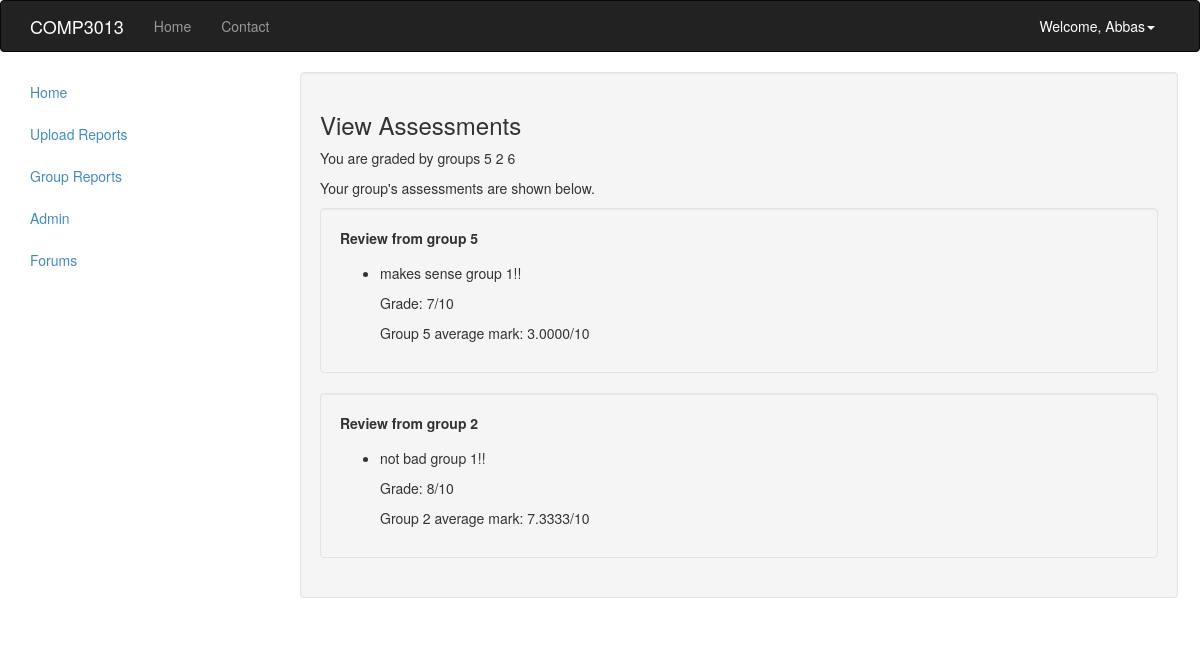
Screenshot of /assessments.php (signed in) with the database file from the repository.
### tables this page shows
CREATE TABLE `groupassignments` (
  `groupID` int(11) NOT NULL,
  `assignedTo` int(11) NOT NULL
);

CREATE TABLE `grade` (
  `gradeID` int(11) NOT NULL AUTO_INCREMENT,
  `submissionID` int(11) NOT NULL,
  `grade` int(11) NOT NULL,
  `comments` varchar(300) NOT NULL,
  `byGroup` int(11) NOT NULL,
  PRIMARY KEY (`gradeID`)
);

### assessments.php (the view, shortened to what this page needs)
<?php
require "header.php";
$connection = mysqli_connect('eu-cdbr-azure-west-b.cloudapp.net','b6526a64c19791','5d020f59','comp3013')
	 or die('Error1' . mysqli_error($connection));
$userID = $_SESSION['userID'];
$userID =  mysqli_real_escape_string($connection, $userID);
	 $query1 = "
                SELECT groupID
                FROM users
          	WHERE userID=$userID
	        ";
$result1 = mysqli_query($connection,$query1) or die('Error1' . mysqli_error($connection));
$row1 = mysqli_fetch_assoc($result1);
$groupID = $row1['groupID'];
$groupID =  mysqli_real_escape_string($connection, $groupID);
$query = "
        SELECT grade, comments, byGroup
        FROM grade
        INNER JOIN groupassignments
	ON grade.byGroup = groupassignments.groupID
	INNER JOIN submissions
        ON grade.submissionID = submissions.submissionID
        WHERE groupassignments.assignedTo = $groupID AND submissions.groupID = $groupID
        ";
$result = mysqli_query($connection,$query) or die('Error2' . mysqli_error($connection));
  		$query2 = "
		SELECT groupID
		FROM groupassignments
		WHERE assignedTo = $groupID
		";
$result2 = mysqli_query($connection,$query2) or die('Error' . mysqli_error($connection));
	echo '<p><h3>View Assessments</h3></p>'.'You are graded by groups ';
while($row2 = mysqli_fetch_assoc($result2)){
	echo $row2['groupID']. ' ';
}
echo "Your group's assessments are shown below.". "<p></p>";
  	while($row = mysqli_fetch_assoc($result)){
  		$byGroup = $row['byGroup'];
  		echo '<div class="well">
  		 	<label> Review from group '. $byGroup . ' </label><p></p>';
  		$byGroup =  mysqli_real_escape_string($connection, $byGroup);
  		$query3 = "
  			SELECT AVG(grade) as averageMark
  			FROM grade
  			WHERE byGroup = $byGroup
  			GROUP BY byGroup
  		";
  		$result3 = mysqli_query($connection,$query3) or die('Error' . mysqli_error($connection));
  		$row3 = mysqli_fetch_assoc($result3);
		echo 	'<div class="actionBox">
			 	<ul class="commentList">
        		    		<li>
        			      	<div class="commentText">
        		        		<p class="">' . $row['comments']. '</p>
             					<p class="">Grade: ' . $row['grade']. '/10</p>
             					<p class="">Group ' . $byGroup . ' average mark: ' . $row3['averageMark']. '/10</p>
                			</div>
        				</li>
				 </ul>
			</div>
                	</div>';
        }
require "footer.php";
?>

### rows the page displays
groupassignments: groupID "5"
groupassignments: groupID "2"
groupassignments: groupID "6"
grade: byGroup "5", comments "makes sense group 1!!", grade "7", averageMark "3.0000"
grade: byGroup "2", comments "not bad group 1!!", grade "8", averageMark "7.3333"

### other values shown
$_SESSION['userName'] "Abbas"
